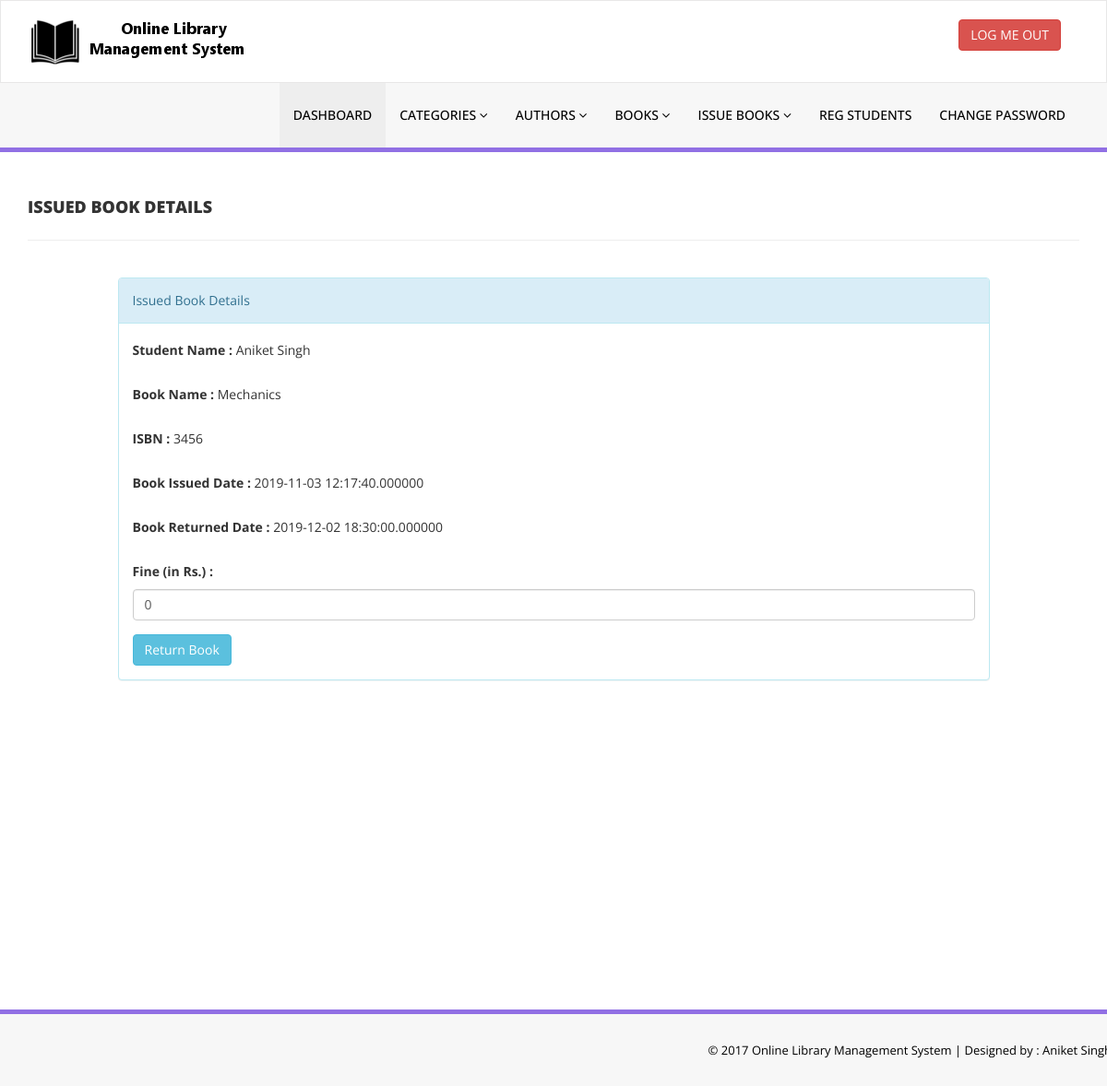
Screenshot of /library/admin/update-issue-bookdeails.php?rid=9 (signed in) with the database file from the repository.
### tables this page shows
CREATE TABLE IF NOT EXISTS `books` (
  `ISBN` int(6) NOT NULL,
  `bookName` varchar(200) NOT NULL,
  `category` varchar(200) NOT NULL,
  `price` float DEFAULT '0',
  `author` varchar(100) NOT NULL,
  `book_added_at` timestamp(6) NOT NULL DEFAULT CURRENT_TIMESTAMP(6),
  `book_updated_at` timestamp(6) NOT NULL DEFAULT CURRENT_TIMESTAMP(6),
  `status` enum('issued','available','requested') NOT NULL DEFAULT 'available',
  PRIMARY KEY (`ISBN`)
);

CREATE TABLE IF NOT EXISTS `students` (
  `student_id` int(6) NOT NULL AUTO_INCREMENT,
  `fullname` varchar(150) NOT NULL,
  `email` varchar(150) NOT NULL,
  `mobileno` bigint(10) NOT NULL,
  `password` varchar(256) NOT NULL,
  `status` enum('active','pending','blocked') NOT NULL DEFAULT 'pending',
  `added_at` timestamp(6) NULL DEFAULT NULL,
  `updated_at` timestamp NOT NULL DEFAULT CURRENT_TIMESTAMP,
  PRIMARY KEY (`student_id`)
);

CREATE TABLE IF NOT EXISTS `issued_books` (
  `iss_book_id` int(6) NOT NULL AUTO_INCREMENT,
  `student_id` int(6) NOT NULL,
  `ISBN` int(6) NOT NULL,
  `status` enum('issued','returned') NOT NULL DEFAULT 'issued',
  `issued_on` timestamp(6) NOT NULL,
  `return_date` timestamp(6) NOT NULL DEFAULT CURRENT_TIMESTAMP(6),
  `fine` int(3) NOT NULL DEFAULT '0',
  PRIMARY KEY (`iss_book_id`),
  KEY `ISBN` (`ISBN`)
);

### library/admin/update-issue-bookdeails.php (the view, shortened to what this page needs)
<?php
if(isset($_SESSION['user'])){
include('includes/config.php');
    $rid = $_GET['rid'];
        $thisquery = "select * from books  RIGHT OUTER JOIN issued_books ON books.ISBN = issued_books.ISBN LEFT OUTER JOIN STUDENTS ON issued_books.student_id = students.student_id where issued_books.iss_book_id ='$rid'";
        $thisqueryresult = mysqli_query($con, $thisquery) or die(mysqli_error($con));
        $thisqueryresultinfo = mysqli_fetch_array($thisqueryresult);
}
?>
<!DOCTYPE html>
<html xmlns="http://www.w3.org/1999/xhtml">
<head>
    <link href="assets/css/bootstrap.css" rel="stylesheet" />
    <link href="assets/css/font-awesome.css" rel="stylesheet" />
    <link href="assets/css/style.css" rel="stylesheet" />
</head>
<body>
<?php include('includes/header.php');?>
    <div class="content-wrapper">
    <div class="content-wrapper">
         <div class="container">
        <div class="row pad-botm">
            <div class="col-md-12">
                <h4 class="header-line">Issued Book Details</h4>
                            </div>
</div>
<div class="row">
<div class="col-md-10 col-sm-6 col-xs-12 col-md-offset-1">
<div class="panel panel-info">
<div class="panel-heading">
Issued Book Details
</div>
<div class="panel-body">
<form role="form" action="returnbook.php" method="post">
<div class="form-group">
<label>Student Name :</label>
<?php echo htmlentities($thisqueryresultinfo['fullname'])?>
</div>
<div class="form-group">
<label>Book Name :</label>
<?php echo htmlentities($thisqueryresultinfo['bookName'])?>
</div>
<div class="form-group">
<label>ISBN :</label>
<?php echo htmlentities($thisqueryresultinfo['ISBN'])?>
</div>
<div class="form-group">
<label>Book Issued Date :</label>
<?php echo htmlentities($thisqueryresultinfo['issued_on'])?>
</div>
<div class="form-group">
<label>Book Returned Date :</label>
<?php echo htmlentities($thisqueryresultinfo['return_date'])?>
</div>
<div class="form-group">
<label>Fine (in Rs.) :</label>
<input class="form-control" type="text" name="fine" id="fine" value=<?php echo $thisqueryresultinfo['fine'];?> required />
</div>
<button type="submit" name="return" id="submit" class="btn btn-info">Return Book </button>
 </div>
                            </div>
                        </div>
                            </div>
        </div>
    </div>
    </div>
  <?php include('includes/footer.php');?>
</body>
</html>

### library/admin/assets/css/style.css (style rules this page uses)
.content-wrapper { margin-top: 40px; min-height:800px; padding-bottom:90px; }
.header-line { font-weight:900; padding-bottom:25px; border-bottom:1px solid #eeeeee; text-transform:uppercase; }
.pad-botm { padding-bottom:30px; }

### rows the page displays
books: students.fullname "Aniket Singh", bookName "Mechanics", issued_books.ISBN "3456", issued_books.issued_on "2019-11-03 12:17:40.000000", issued_books.return_date "2019-12-02 18:30:00.000000", fine "0"
